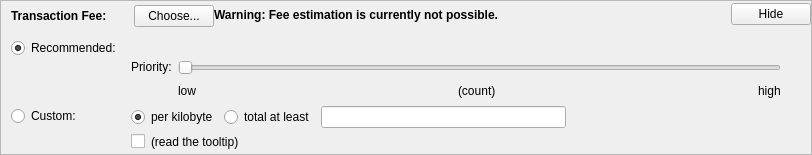
    <widget class="QFrame" name="frameFee">
     <property name="sizePolicy">
      <sizepolicy hsizetype="Expanding" vsizetype="Expanding">
       <horstretch>0</horstretch>
       <verstretch>0</verstretch>
      </sizepolicy>
     </property>
     <property name="maximumSize">
      <size>
       <width>16777215</width>
       <height>16777215</height>
      </size>
     </property>
     <property name="frameShape">
      <enum>QFrame::StyledPanel</enum>
     </property>
     <property name="frameShadow">
      <enum>QFrame::Sunken</enum>
     </property>
     <layout class="QVBoxLayout" name="verticalLayoutFee1">
      <property name="spacing">
       <number>0</number>
      </property>
      <property name="leftMargin">
       <number>0</number>
      </property>
      <property name="topMargin">
       <number>0</number>
      </property>
      <property name="rightMargin">
       <number>0</number>
      </property>
      <property name="bottomMargin">
       <number>0</number>
      </property>
      <item>
       <layout class="QVBoxLayout" name="verticalLayoutFee2" stretch="0,0,0">
        <property name="spacing">
         <number>0</number>
        </property>
        <property name="leftMargin">
         <number>10</number>
        </property>
        <property name="topMargin">
         <number>0</number>
        </property>
        <item>
         <layout class="QHBoxLayout" name="horizontalLayoutFee1">
          <property name="bottomMargin">
           <number>0</number>
          </property>
          <item>
           <layout class="QVBoxLayout" name="verticalLayoutFee7">
            <property name="spacing">
             <number>0</number>
            </property>
            <item>
             <spacer name="verticalSpacerSmartFee">
              <property name="orientation">
               <enum>Qt::Vertical</enum>
              </property>
              <property name="sizeType">
               <enum>QSizePolicy::Fixed</enum>
              </property>
              <property name="sizeHint" stdset="0">
               <size>
                <width>1</width>
                <height>4</height>
               </size>
              </property>
             </spacer>
            </item>
            <item>
             <layout class="QHBoxLayout" name="horizontalLayoutSmartFee">
              <property name="spacing">
               <number>10</number>
              </property>
              <item>
               <widget class="QLabel" name="labelFeeHeadline">
                <property name="sizePolicy">
                 <sizepolicy hsizetype="Preferred" vsizetype="Maximum">
                  <horstretch>0</horstretch>
                  <verstretch>0</verstretch>
                 </sizepolicy>
                </property>
                <property name="font">
                 <font>
                  <weight>75</weight>
                  <bold>true</bold>
                 </font>
                </property>
                <property name="styleSheet">
                 <string notr="true">font-weight:bold;</string>
                </property>
                <property name="text">
                 <string>Transaction Fee:</string>
                </property>
               </widget>
              </item>
              <item>
               <widget class="QLabel" name="labelFeeMinimized">
                <property name="text">
                 <string/>
                </property>
               </widget>
              </item>
              <item>
               <widget class="QPushButton" name="buttonChooseFee">
                <property name="text">
                 <string>Choose...</string>
                </property>
               </widget>
              </item>
             </layout>
            </item>
            <item>
             <spacer name="verticalSpacer_5">
              <property name="orientation">
               <enum>Qt::Vertical</enum>
              </property>
              <property name="sizeHint" stdset="0">
               <size>
                <width>1</width>
                <height>1</height>
               </size>
              </property>
             </spacer>
            </item>
           </layout>
          </item>
          <item>
           <widget class="QLabel" name="fallbackFeeWarningLabel">
            <property name="toolTip">
             <string>Using the fallbackfee can result in sending a transaction that will take several hours or days (or never) to confirm. Consider choosing your fee manually or wait until you have validated the complete chain.</string>
            </property>
            <property name="font">
            <font>
                <weight>75</weight>
                <bold>true</bold>
            </font>
            </property>
            <property name="text">
             <string>Warning: Fee estimation is currently not possible.</string>
            </property>
            <property name="wordWrap">
             <bool>false</bool>
            </property>
           </widget>
          </item>
          <item>
           <spacer name="horizontalSpacer_4">
            <property name="orientation">
             <enum>Qt::Horizontal</enum>
            </property>
            <property name="sizeType">
             <enum>QSizePolicy::MinimumExpanding</enum>
            </property>
            <property name="sizeHint" stdset="0">
             <size>
              <width>40</width>
              <height>20</height>
             </size>
            </property>
           </spacer>
          </item>
          <item>
           <widget class="QPushButton" name="buttonMinimizeFee">
            <property name="toolTip">
             <string>collapse fee-settings</string>
            </property>
            <property name="text">
             <string>Hide</string>
            </property>
           </widget>
          </item>
         </layout>
        </item>
        <item>
         <widget class="QFrame" name="frameFeeSelection">
          <layout class="QVBoxLayout" name="verticalLayoutFee12">
           <property name="spacing">
            <number>0</number>
           </property>
           <property name="leftMargin">
            <number>0</number>
           </property>
           <property name="topMargin">
            <number>0</number>
           </property>
           <property name="rightMargin">
            <number>0</number>
           </property>
           <property name="bottomMargin">
            <number>0</number>
           </property>
           <item>
            <layout class="QGridLayout" name="gridLayoutFee">
             <property name="topMargin">
              <number>10</number>
             </property>
             <property name="bottomMargin">
              <number>4</number>
             </property>
             <property name="horizontalSpacing">
              <number>10</number>
             </property>
             <property name="verticalSpacing">
              <number>4</number>
             </property>
             <item row="1" column="1">
              <layout class="QVBoxLayout" name="verticalLayoutFee8">
               <property name="spacing">
                <number>6</number>
               </property>
               <item>
                <layout class="QHBoxLayout" name="horizontalLayoutFee13">
                 <item>
                  <widget class="QRadioButton" name="radioCustomPerKilobyte">
                   <property name="toolTip">
                    <string>If the custom fee is set to 1000 koinu and the transaction is only 250 bytes, then &quot;per kilobyte&quot; only pays 250 koinu in fee, while &quot;total at least&quot; pays 1000 koinu. For transactions bigger than a kilobyte both pay by kilobyte.</string>
                   </property>
                   <property name="text">
                    <string>per kilobyte</string>
                   </property>
                   <property name="checked">
                    <bool>true</bool>
                   </property>
                   <attribute name="buttonGroup">
                    <string notr="true">groupCustomFee</string>
                   </attribute>
                  </widget>
                 </item>
                 <item>
                  <widget class="QRadioButton" name="radioCustomAtLeast">
                   <property name="toolTip">
                    <string>If the custom fee is set to 1000 satoshis and the transaction is only 250 bytes, then &quot;per kilobyte&quot; only pays 250 satoshis in fee, while &quot;total at least&quot; pays 1000 satoshis. For transactions bigger than a kilobyte both pay by kilobyte.</string>
                   </property>
                   <property name="text">
                    <string>total at least</string>
                   </property>
                   <attribute name="buttonGroup">
                    <string notr="true">groupCustomFee</string>
                   </attribute>
                  </widget>
                 </item>
                 <item>
                  <widget class="BitcoinAmountField" name="customFee"/>
                 </item>
                 <item>
                  <spacer name="horizontalSpacer_6">
                   <property name="orientation">
                    <enum>Qt::Horizontal</enum>
                   </property>
                   <property name="sizeHint" stdset="0">
                    <size>
                     <width>1</width>
                     <height>1</height>
                    </size>
                   </property>
                  </spacer>
                 </item>
                </layout>
               </item>
               <item>
                <layout class="QHBoxLayout" name="horizontalLayoutFee8">
                 <item>
                  <widget class="QCheckBox" name="checkBoxMinimumFee">
                   <property name="toolTip">
                    <string>Paying only the minimum fee is just fine as long as there is less transaction volume than space in the blocks. But be aware that this can end up in a never confirming transaction once there is more demand for moirai transactions than the network can process.</string>
                   </property>
                   <property name="text">
                    <string/>
                   </property>
                  </widget>
                 </item>
                 <item>
                  <widget class="QLabel" name="labelMinFeeWarning">
                   <property name="enabled">
                    <bool>true</bool>
                   </property>
                   <property name="toolTip">
                    <string>Paying only the minimum fee is just fine as long as there is less transaction volume than space in the blocks. But be aware that this can end up in a never confirming transaction once there is more demand for moirai transactions than the network can process.</string>
                   </property>
                   <property name="text">
                    <string>(read the tooltip)</string>
                   </property>
                   <property name="margin">
                    <number>5</number>
                   </property>
                  </widget>
                 </item>
                 <item>
                  <spacer name="horizontalSpacer_2">
                   <property name="orientation">
                    <enum>Qt::Horizontal</enum>
                   </property>
                   <property name="sizeHint" stdset="0">
                    <size>
                     <width>1</width>
                     <height>1</height>
                    </size>
                   </property>
                  </spacer>
                 </item>
                </layout>
               </item>
              </layout>
             </item>
             <item row="0" column="0">
              <layout class="QVBoxLayout" name="verticalLayoutFee4" stretch="0,1">
               <item>
                <widget class="QRadioButton" name="radioSmartFee">
                 <property name="text">
                  <string>Recommended:</string>
                 </property>
                 <property name="checked">
                  <bool>true</bool>
                 </property>
                 <attribute name="buttonGroup">
                  <string notr="true">groupFee</string>
                 </attribute>
                </widget>
               </item>
               <item>
                <spacer name="verticalSpacer_2">
                 <property name="orientation">
                  <enum>Qt::Vertical</enum>
                 </property>
                 <property name="sizeHint" stdset="0">
                  <size>
                   <width>1</width>
                   <height>1</height>
                  </size>
                 </property>
                </spacer>
               </item>
              </layout>
             </item>
             <item row="1" column="0">
              <layout class="QVBoxLayout" name="verticalLayoutFee9" stretch="0,1">
               <item>
                <widget class="QRadioButton" name="radioCustomFee">
                 <property name="text">
                  <string>Custom:</string>
                 </property>
                 <attribute name="buttonGroup">
                  <string notr="true">groupFee</string>
                 </attribute>
                </widget>
               </item>
               <item>
                <spacer name="verticalSpacer_6">
                 <property name="orientation">
                  <enum>Qt::Vertical</enum>
                 </property>
                 <property name="sizeHint" stdset="0">
                  <size>
                   <width>1</width>
                   <height>1</height>
                  </size>
                 </property>
                </spacer>
               </item>
              </layout>
             </item>
             <item row="0" column="1">
              <layout class="QVBoxLayout" name="verticalLayoutFee3" stretch="0,0,1">
               <property name="spacing">
                <number>6</number>
               </property>
               <property name="topMargin">
                <number>2</number>
               </property>
               <item>
                <layout class="QHBoxLayout" name="horizontalLayoutFee12">
                 <item>
                  <widget class="QLabel" name="labelPriority">
                   <property name="text">
                    <string/>
                   </property>
                   <property name="margin">
                    <number>2</number>
                   </property>
                  </widget>
                 </item>
                 <item>
                  <widget class="QLabel" name="labelFeeEstimation">
                   <property name="text">
                    <string/>
                   </property>
                  </widget>
	         </item>
                 <!-- Moirai does not use smart fees, so we do not have the smart fee warning here -->
                 <item>
                  <spacer name="horizontalSpacer_5">
                   <property name="orientation">
                    <enum>Qt::Horizontal</enum>
                   </property>
                   <property name="sizeHint" stdset="0">
                    <size>
                     <width>1</width>
                     <height>1</height>
                    </size>
                   </property>
                  </spacer>
                 </item>
                </layout>
               </item>
               <item>
                <layout class="QHBoxLayout" name="horizontalLayoutFee9">
                 <item>
                  <layout class="QVBoxLayout" name="verticalLayoutFee6">
                   <item>
                    <widget class="QLabel" name="labelPriority3">
                     <property name="text">
                      <string>Priority:</string>
                     </property>
                     <property name="margin">
                      <number>2</number>
                     </property>
                    </widget>
                   </item>
                   <item>
                    <spacer name="verticalSpacer_3">
                     <property name="orientation">
                      <enum>Qt::Vertical</enum>
                     </property>
                     <property name="sizeHint" stdset="0">
                      <size>
                       <width>1</width>
                       <height>1</height>
                      </size>
                     </property>
                    </spacer>
                   </item>
                  </layout>
                 </item>
                 <item>
                  <layout class="QVBoxLayout" name="verticalLayoutFee5">
                   <property name="rightMargin">
                    <number>30</number>
                   </property>
                   <item>
                    <widget class="QSlider" name="sliderSmartFee">
                     <property name="minimum">
                      <number>0</number>
                     </property>
                     <property name="maximum">
                      <number>5</number>
                     </property>
                     <property name="pageStep">
                      <number>1</number>
                     </property>
                     <property name="value">
                      <number>0</number>
                     </property>
                     <property name="orientation">
                      <enum>Qt::Horizontal</enum>
                     </property>
                     <property name="invertedAppearance">
                      <bool>false</bool>
                     </property>
                     <property name="invertedControls">
                      <bool>false</bool>
                     </property>
                     <property name="tickPosition">
                      <enum>QSlider::NoTicks</enum>
                     </property>
                    </widget>
                   </item>
                   <item>
                    <layout class="QHBoxLayout" name="horizontalLayoutFee10">
                     <item>
                      <widget class="QLabel" name="labelPriorityLow">
                       <property name="text">
                        <string>low</string>
                       </property>
                      </widget>
                     </item>
                     <item>
                      <spacer name="horizontalSpacer_7">
                       <property name="orientation">
                        <enum>Qt::Horizontal</enum>
                       </property>
                       <property name="sizeHint" stdset="0">
                        <size>
                         <width>40</width>
                         <height>20</height>
                        </size>
                       </property>
                      </spacer>
                     </item>
                     <item>
                      <widget class="QLabel" name="confirmationTargetLabel">
                       <property name="text">
                        <string notr="true">(count)</string>
                       </property>
                      </widget>
                     </item>
                     <item>
                      <spacer name="horizontalSpacer_3">
                       <property name="orientation">
                        <enum>Qt::Horizontal</enum>
                       </property>
                       <property name="sizeHint" stdset="0">
                        <size>
                         <width>40</width>
                         <height>20</height>
                        </size>
                       </property>
                      </spacer>
                     </item>
                     <item>
                      <widget class="QLabel" name="labelPriorityHigh">
                       <property name="text">
                        <string>high</string>
                       </property>
                      </widget>
                     </item>
                    </layout>
                   </item>
                  </layout>
                 </item>
                </layout>
               </item>
               <item>
                <spacer name="verticalSpacer_4">
                 <property name="orientation">
                  <enum>Qt::Vertical</enum>
                 </property>
                 <property name="sizeHint" stdset="0">
                  <size>
                   <width>1</width>
                   <height>1</height>
                  </size>
                 </property>
                </spacer>
               </item>
              </layout>
             </item>
            </layout>
           </item>
          </layout>
         </widget>
        </item>
        <item>
         <spacer name="verticalSpacerFee">
          <property name="orientation">
           <enum>Qt::Vertical</enum>
          </property>
          <property name="sizeHint" stdset="0">
           <size>
            <width>800</width>
            <height>1</height>
           </size>
          </property>
         </spacer>
        </item>
       </layout>
      </item>
     </layout>
    </widget>
